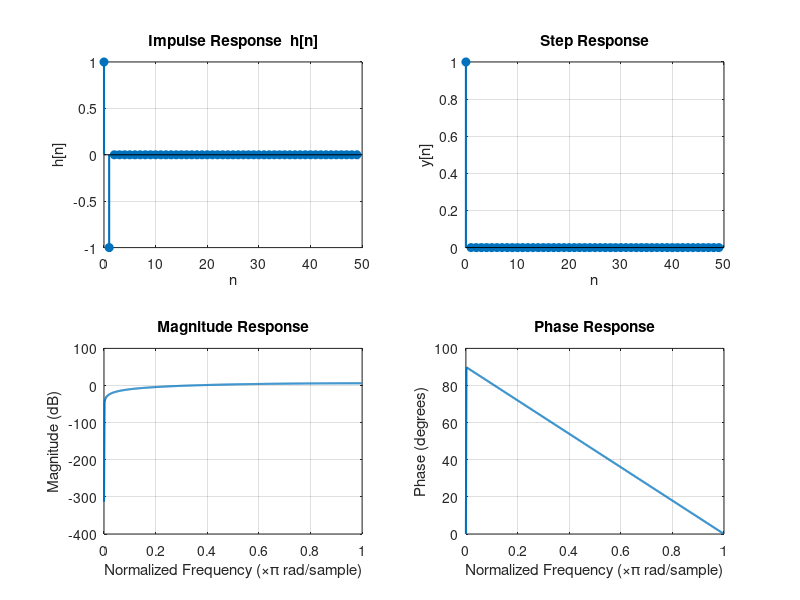

This figure's MATLAB source: (Note: this script raises an error after producing the figure.)
% LTI System Time and Frequency Response
% Systems:
%   1a) y(n) = x(n) - x(n-1)
%   1b) y(n) = 0.2x(n) + 0.2x(n-1) + 0.6y(n-1)
%   2a) y(n) = 0.5x(n) + 0.9x(n-2) - 0.4y(n-2)

% Copyright 2026 The MathWorks, Inc.

clc;
clear;
close all;

N    = 50;    % number of samples for time-domain responses
Nfft = 512;   % FFT points for frequency response

% Unit impulse and unit step inputs
impulse_in = [1 zeros(1, N-1)];
step_in    = ones(1, N);
n          = 0:N-1;

% =========================================================
%  SYSTEM COEFFICIENTS  [b = numerator, a = denominator]
% =========================================================

% 1a) y(n) = x(n) - x(n-1)
%     H(z) = 1 - z^-1
b1a = [1, -1];
a1a = [1];

% 1b) y(n) = 0.2x(n) + 0.2x(n-1) + 0.6y(n-1)
%     H(z) = (0.2 + 0.2z^-1) / (1 - 0.6z^-1)
b1b = [0.2, 0.2];
a1b = [1, -0.6];

% 2a) y(n) = 0.5x(n) + 0.9x(n-2) - 0.4y(n-2)
%     H(z) = (0.5 + 0.9z^-2) / (1 + 0.4z^-2)
b2a = [0.5, 0, 0.9];
a2a = [1,   0, 0.4];

% =========================================================
%  FIGURE 1 : System 1a
% =========================================================
figure('Name', 'System 1a', 'NumberTitle', 'off');

h1a   = filter(b1a, a1a, impulse_in);
y1a   = filter(b1a, a1a, step_in);
[H1a, w1a] = freqz(b1a, a1a, Nfft);

subplot(2, 2, 1);
stem(n, h1a, 'filled', 'LineWidth', 1.5);
title('Impulse Response  h[n]');
xlabel('n'); ylabel('h[n]'); grid on;

subplot(2, 2, 2);
stem(n, y1a, 'filled', 'LineWidth', 1.5);
title('Step Response');
xlabel('n'); ylabel('y[n]'); grid on;

subplot(2, 2, 3);
plot(w1a/pi, 20*log10(abs(H1a) + eps), 'LineWidth', 1.5);
title('Magnitude Response');
xlabel('Normalized Frequency (\times\pi rad/sample)');
ylabel('Magnitude (dB)'); grid on;

subplot(2, 2, 4);
plot(w1a/pi, angle(H1a)*180/pi, 'LineWidth', 1.5);
title('Phase Response');
xlabel('Normalized Frequency (\times\pi rad/sample)');
ylabel('Phase (degrees)'); grid on;

sgtitle('System 1a :  y(n) = x(n) - x(n-1)', 'FontWeight', 'bold');

% =========================================================
%  FIGURE 2 : System 1b
% =========================================================
figure('Name', 'System 1b', 'NumberTitle', 'off');

h1b   = filter(b1b, a1b, impulse_in);
y1b   = filter(b1b, a1b, step_in);
[H1b, w1b] = freqz(b1b, a1b, Nfft);

subplot(2, 2, 1);
stem(n, h1b, 'filled', 'LineWidth', 1.5);
title('Impulse Response  h[n]');
xlabel('n'); ylabel('h[n]'); grid on;

subplot(2, 2, 2);
stem(n, y1b, 'filled', 'LineWidth', 1.5);
title('Step Response');
xlabel('n'); ylabel('y[n]'); grid on;

subplot(2, 2, 3);
plot(w1b/pi, 20*log10(abs(H1b) + eps), 'LineWidth', 1.5);
title('Magnitude Response');
xlabel('Normalized Frequency (\times\pi rad/sample)');
ylabel('Magnitude (dB)'); grid on;

subplot(2, 2, 4);
plot(w1b/pi, angle(H1b)*180/pi, 'LineWidth', 1.5);
title('Phase Response');
xlabel('Normalized Frequency (\times\pi rad/sample)');
ylabel('Phase (degrees)'); grid on;

sgtitle('System 1b :  y(n) = 0.2x(n) + 0.2x(n-1) + 0.6y(n-1)', 'FontWeight', 'bold');

% =========================================================
%  FIGURE 3 : System 2a
% =========================================================
figure('Name', 'System 2a', 'NumberTitle', 'off');

h2a   = filter(b2a, a2a, impulse_in);
y2a   = filter(b2a, a2a, step_in);
[H2a, w2a] = freqz(b2a, a2a, Nfft);

subplot(2, 2, 1);
stem(n, h2a, 'filled', 'LineWidth', 1.5);
title('Impulse Response  h[n]');
xlabel('n'); ylabel('h[n]'); grid on;

subplot(2, 2, 2);
stem(n, y2a, 'filled', 'LineWidth', 1.5);
title('Step Response');
xlabel('n'); ylabel('y[n]'); grid on;

subplot(2, 2, 3);
plot(w2a/pi, 20*log10(abs(H2a) + eps), 'LineWidth', 1.5);
title('Magnitude Response');
xlabel('Normalized Frequency (\times\pi rad/sample)');
ylabel('Magnitude (dB)'); grid on;

subplot(2, 2, 4);
plot(w2a/pi, angle(H2a)*180/pi, 'LineWidth', 1.5);
title('Phase Response');
xlabel('Normalized Frequency (\times\pi rad/sample)');
ylabel('Phase (degrees)'); grid on;

sgtitle('System 2a :  y(n) = 0.5x(n) + 0.9x(n-2) - 0.4y(n-2)', 'FontWeight', 'bold');
